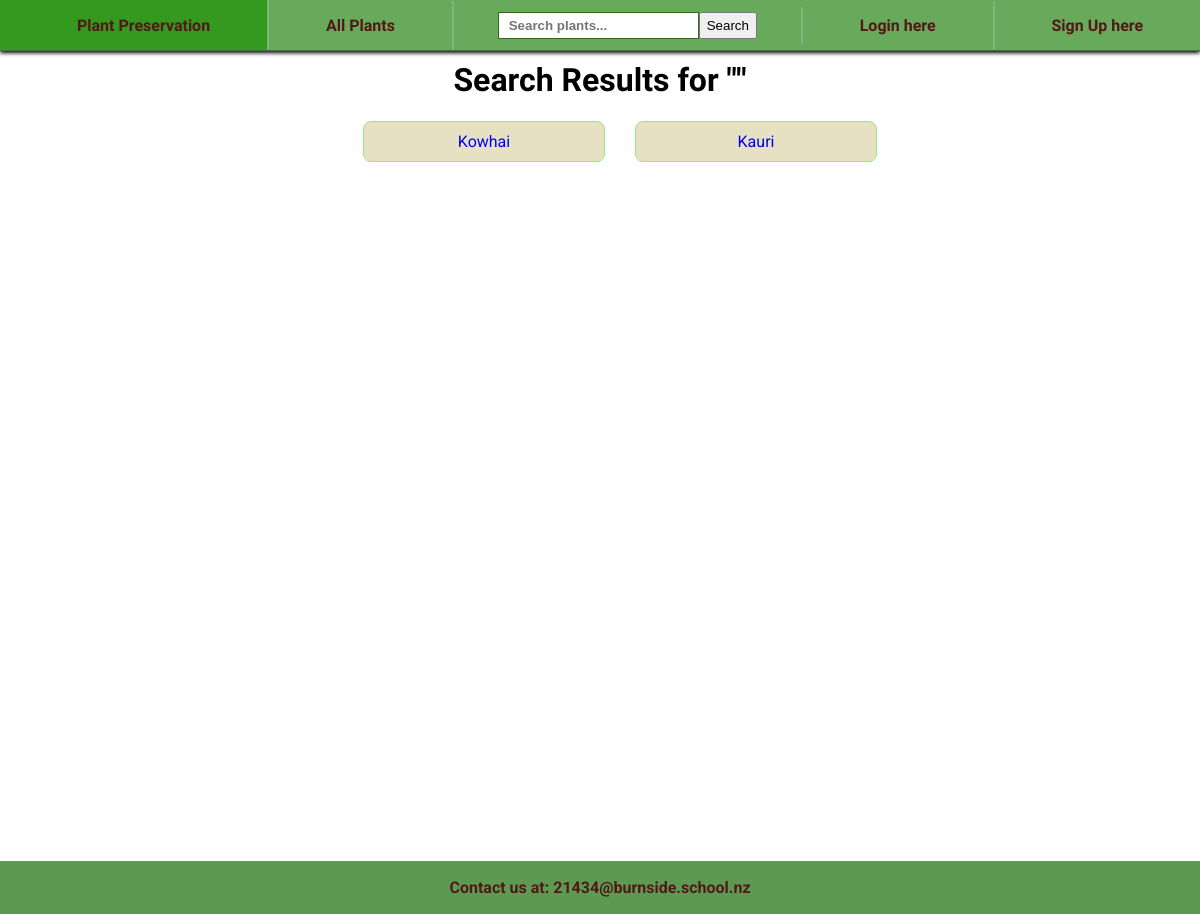
The page /search on the database as committed earlier.
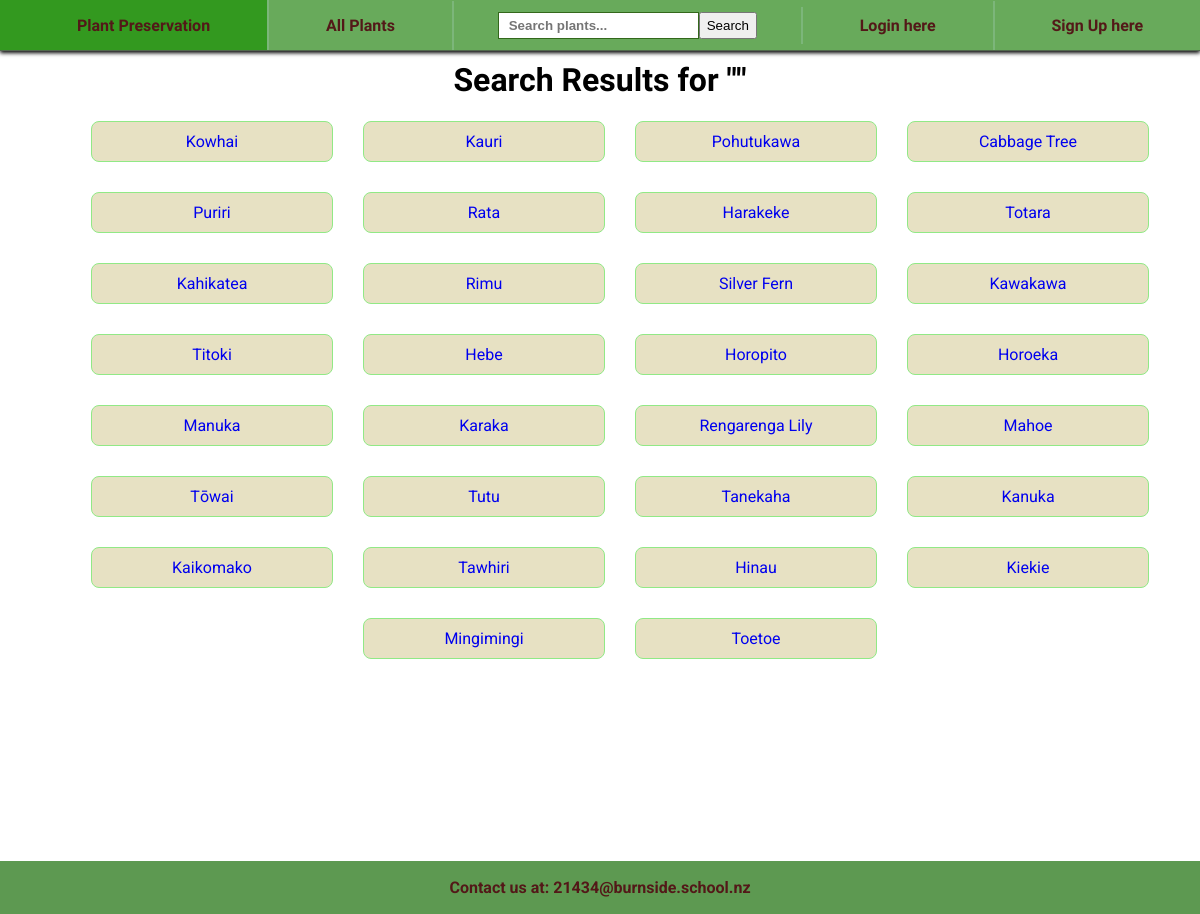
The same page on the database as committed later.
### tables this page shows
CREATE TABLE Plant (id INTEGER PRIMARY KEY AUTOINCREMENT, name TEXT NOT NULL, status INTEGER, family TEXT, scientific_name TEXT);

### routes.py (the view)
@app.route('/search', methods=['GET'])
def search():
    search_term = request.args.get('search_term', '').strip()
    query = "SELECT * FROM Plant WHERE name LIKE ?;"
    result = db_query(query, single=False,
                      params=(f"%{search_term}%",))
    return render_template("search.html",
                           result=result,
                           search_term=search_term)

### routes.py (called while the page is built)
def db_query(query, single=False, params=()):
    conn = sqlite3.connect('plant.db')
    cursor = conn.cursor()
    cursor.execute(query, params)
    if single:
        result = cursor.fetchone()
    else:
        result = cursor.fetchall()
    conn.close()
    return result

### templates/search.html
{% extends "layout.html" %}
{% block content %}
    <div class="search-container">
        <h1>Search Results for "{{ search_term }}"</h1>
        {% if result %}
            <ul class="gallery-container">
                {% for plant in result %}
                    <li class="gallery-item"><a href='plant/{{plant[0]}}' class="result-link">{{ plant[1] }}</a></li>
                {% endfor %}
            </ul>
        {% else %}
            <p>No plants found matching your search.</p>
        {% endif %}
    </div>
{% endblock %}

### templates/layout.html (shortened to what this page needs)
<!doctype html>
<html lang="en">
    <head>
        <link rel="stylesheet" href="/static/style.css" />
    </head>
    <body>
        <div class="nav">
            <ul>
                <li><a href="http://127.0.0.1:5000/">
                    <img src="/static/favicon.svg" type="image/svg+xml" style="width: 16px; height: 16px;" />
                    Plant Preservation
                    </a>
                </li>
                <li><a href="http://127.0.0.1:5000/all_plant">All Plants</a></li>
                <li>
                    <form action="/search" method="GET" class="search">
                        <input type="text" name="search_term" placeholder="Search plants..." maxlength="30" />
                        <input type="submit" value="Search" />
                    </form>
                </li>
                {% if session['username'] %}
                    <li class="nav-username">{{ session['username'] }}</li>
                    <li class="logout"><a href="/logout">Logout</a></li>
                {% else %}
                    <li><a href="http://127.0.0.1:5000/login">Login here</a></li>
                    <li><a href="http://127.0.0.1:5000/signup">Sign Up here</a></li>
                {% endif %}
            </ul>
        </div>
        <main>
            {%block content%} {%endblock%}
        </main>
        <footer class="footer">
                <div class="footer-content">
                    <p>Contact us at: 21434@burnside.school.nz</a></p>
                </div>
        </footer>
    </body>
</html>

### static/style.css (style rules this page uses)
body { font-family: "Roboto", monospace; color: rgb(0, 0, 0); margin: 0; padding-top: 40px; height: 100%; }
h1, h2 { font-family: "Comfortaa", monospace; text-align: center; }
.nav { z-index: 1; margin: 0; border: 0; padding: 0; outline: none; background-color: rgb(104, 170, 91); border-bottom: 1px solid rgb(81, 105, 76); position: fixed; top: 0; width: 100%; box-shadow: 0 2px 4px; font-family: 'Comfortaa', sans-serif; }
.nav ul { list-style-type: none; margin: 0; padding: 0; overflow: hidden; display: flex; justify-content: space-around; align-items: center; }
.nav li { border-right: 2px solid rgb(124, 182, 122); padding: 10 px; flex-grow: 1; }
.nav li:last-child { border-right: none; }
.nav li a { display: block; color: rgb(83, 24, 24); text-align: center; padding: 15px 18px; text-decoration: none; font-weight: bold; }
.search { margin-top: 13px 10px; padding: 5px; align-self: center; }
.nav form { display: flex; justify-content: center; }
.nav input[type="text"] { padding: 5px 10px; border: 1px solid rgb(51, 104, 27); background-color: rgb(255, 255, 255); color: rgb(83, 24, 24); font-weight: bold; cursor: pointer; }
.search-container { height: 100vh; }
.gallery-container { display: flex; flex-wrap: wrap; gap: 30px; justify-content: center; padding-bottom: 40px; }
.gallery-item { border: 1px solid rgb(145, 233, 134); border-radius: 8px; overflow: hidden; text-align: center; background-color: rgb(231, 225, 195); padding: 10px; width: 220px; }
.result-link { padding: 40px; text-decoration: none; }
.footer { bottom: 0; left: 0; background-color: rgb(93, 153, 81); width: 100%; padding-top: 1px; padding-bottom: 1px; }
.footer-content { padding: 0 2px; text-align: center; color: rgb(83, 24, 24); font-weight: bold; }

Rows that differ between the two databases and show on the page:
added Plant: name "Pohutukawa"
added Plant: name "Cabbage Tree"
added Plant: name "Puriri"
added Plant: name "Rata"
added Plant: name "Harakeke"
added Plant: name "Totara"
added Plant: name "Kahikatea"
added Plant: name "Rimu"
added Plant: name "Silver Fern"
added Plant: name "Kawakawa"
added Plant: name "Titoki"
added Plant: name "Hebe"
added Plant: name "Horopito"
added Plant: name "Horoeka"
added Plant: name "Manuka"
added Plant: name "Karaka"
added Plant: name "Rengarenga Lily"
added Plant: name "Mahoe"
added Plant: name "Tōwai"
added Plant: name "Tutu"
added Plant: name "Tanekaha"
added Plant: name "Kanuka"
added Plant: name "Kaikomako"
added Plant: name "Tawhiri"
added Plant: name "Hinau"
added Plant: name "Kiekie"
added Plant: name "Mingimingi"
added Plant: name "Toetoe"
